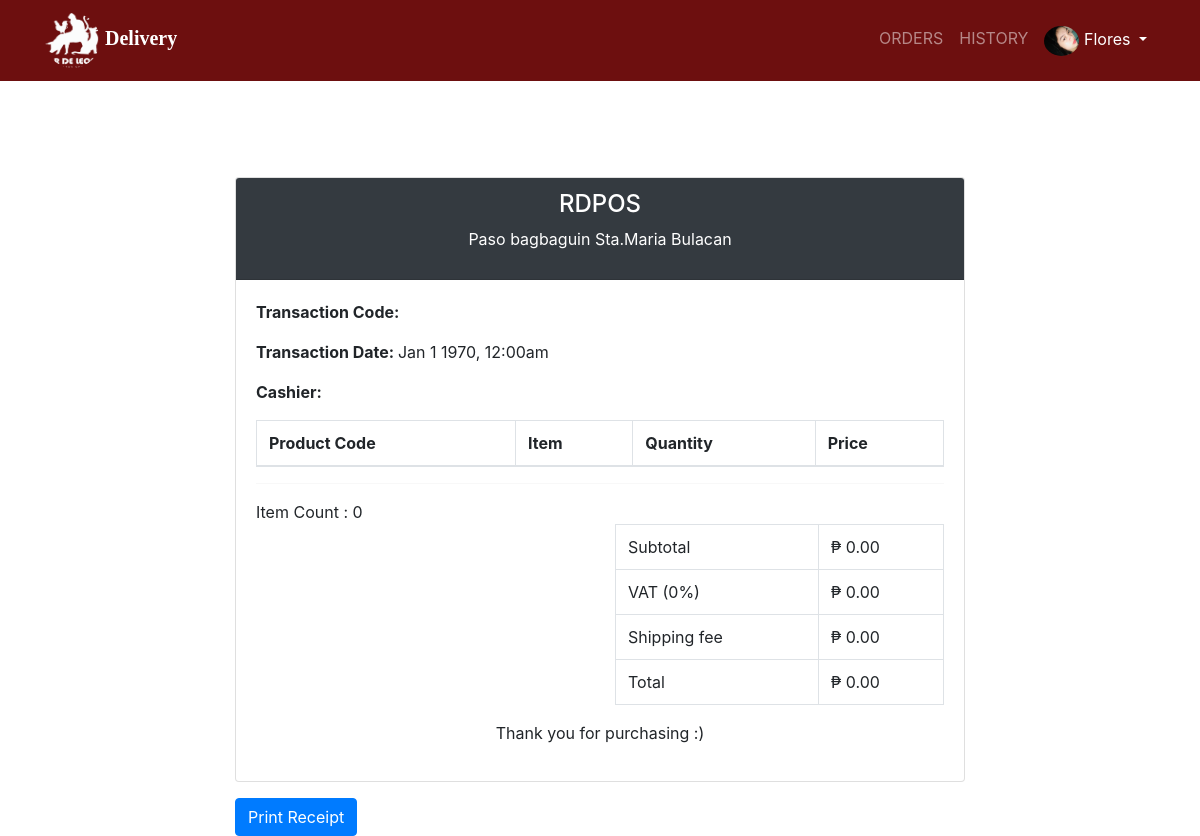
The page /delivery/delivery_receipt.php (signed in) on the database its author committed.
### tables this page shows
CREATE TABLE `maintinance` (
  `system_id` int(11) NOT NULL,
  `system_name` varchar(255) NOT NULL,
  `system_banner` varchar(255) NOT NULL,
  `system_logo` varchar(255) NOT NULL,
  `system_content` varchar(255) NOT NULL,
  `system_address` varchar(255) NOT NULL,
  `system_contact` varchar(255) NOT NULL,
  `system_tax` float NOT NULL,
  `system_shipfee` double NOT NULL
);

CREATE TABLE `account` (
  `acc_id` int(11) NOT NULL,
  `acc_created` date NOT NULL,
  `acc_username` varchar(255) NOT NULL,
  `acc_password` varchar(255) NOT NULL,
  `acc_fname` varchar(255) NOT NULL,
  `acc_lname` varchar(255) NOT NULL,
  `acc_type` varchar(255) NOT NULL,
  `acc_status` int(11) NOT NULL,
  `acc_email` varchar(255) NOT NULL,
  `acc_contact` varchar(255) NOT NULL,
  `emp_image` varchar(255) NOT NULL,
  `emp_address` varchar(255) NOT NULL,
  `acc_lastEdit` datetime DEFAULT NULL,
  `Otp` varchar(6) NOT NULL
);

### delivery/back_navbar.php (called while the page is built, shortened)
<?php
include ("../administrator/connection.php");
$get_record = mysqli_query ($connections,"SELECT * FROM maintinance");
$row = mysqli_fetch_assoc($get_record);
$db_system_name = $row ["system_name"];
$db_system_logo = $row ["system_logo"];
$db_system_address = $row ["system_address"];
?>

### delivery/delivery_receipt.php (the view, shortened to what this page needs)
<?php
include("navigation.php");
$total_subtotal = 0;
$RDcode = $_GET["RDcode"];
$view_category_query = mysqli_query($connections, "SELECT * FROM orders WHERE order_transaction_code = '$RDcode'");
$order = mysqli_fetch_assoc($view_category_query);
  $db_order_transaction_code  = $order["order_transaction_code"];
  $db_orders_date = $order["orders_date"];
  $db_orders_customer_id = $order["orders_customer_id"];
  $get_cashier = mysqli_query($connections, "SELECT * FROM account WHERE acc_id = '$db_orders_customer_id' ");
  $crow = mysqli_fetch_assoc($get_cashier);
  $db_acc_fname = $crow["acc_fname"];
  $db_acc_lname = $crow["acc_lname"];
 $fullname=$db_acc_fname." ".$db_acc_lname;
?>
<!DOCTYPE html>
<html lang="en">
<head>
  <link rel="stylesheet" href="https://maxcdn.bootstrapcdn.com/bootstrap/4.0.0/css/bootstrap.min.css">
  <link rel="stylesheet" href="https://cdn.datatables.net/1.13.4/css/jquery.dataTables.min.css">
</head>
<body>
  <div class="container">
    <div class="row justify-content-center">
      <div class="col-md-8">
        <div class="card mt-5">
          <div class="card-header bg-dark text-white">
            <h4 class="text-center"><?php echo $db_system_name?></h4>
            <p class="text-center"><?php echo $db_system_address?></p>
          </div>
          <div class="card-body">
            <div class="row">
            <div class="col-md-6">
              <p><b>Transaction Code: </b><?php echo $db_order_transaction_code?></p>
            </div>
            </div>
            <div class="row">
            <div class="col-md-6">
              <p><b>Transaction Date: </b><?php echo date("M j Y, g:ia", strtotime($db_orders_date))?></p>
            </div>
            </div>
            <div class="row">
            <div class="col-md-6">
                <p><b>Cashier: </b><?php echo $fullname;?></p>
              </div>
            </div>
            <table class="table table-bordered">
              <thead>
                <tr>
                  <th>Product Code</th>
                  <th>Item</th>
                  <th>Quantity</th>
                  <th>Price</th>
                </tr>
              </thead>
                <?php
                $count =0;
                  ?>
            </table>
            <hr>
            Item Count : <?php echo  $count ?>
            <div class="row">
              <div class="col-md-6 offset-md-6">
                <table class="table table-bordered">
                  <tbody>
                    <tr>
                      <td>Subtotal</td>
                      <td>&#8369; <?php echo number_format($total_subtotal, 2, '.', ',')?></td>
                    </tr>
                    <tr>
                      <td>VAT (<?php echo ($db_orders_tax*100)?>%)</td>
                      <td>&#8369; <?php echo number_format($gettax, 2, '.', ',')?></td>
                    </tr>
                    <tr>
                      <td>Shipping fee</td>
                      <td>&#8369; <?php echo number_format($orders_ship_fee,2)?></td>
                    </tr>
                    <?php
                    $total_subtotal=$total_subtotal+$gettax+$orders_ship_fee;
                    if($voucher_percent){ ?>
                    <tr>
                    <td colspan="2"><?php echo $orders_voucher_name?></td>
                    </tr>
                    <tr>
                      <td><?php echo $orders_voucher_rate?></td>
                      <td>&#8369; <?php echo number_format($voucher_value=$getdiscount*$total_subtotal,2)?></td>
                    </tr>
                    <tr>
                      <td>Total </td>
                      <td>&#8369; <?php echo number_format($total_subtotal-$voucher_value,2) ?></td>
                    </tr>
                    <?php }else{?>
                      <tr>
                      <td>Total </td>
                      <td>&#8369; <?php echo number_format($total_subtotal,2) ?></td>
                    </tr>
                      <?php }?>
                  </tbody>
                </table>
              </div>
            </div>
            <p class="text-center">Thank you for purchasing :) </p>
          </div>
        </div>
        <button class="btn btn-primary mt-3 print-button" onclick="printReceipt()">Print Receipt</button>
          </div>
        </div>
      </div>
</body>
</html>

### delivery/navigation.php (shortened to what this page needs)
<?php
include "session.php";
include("back_navbar.php");
$currentURL = $_SERVER['REQUEST_URI'];
?>
    <link rel="stylesheet" href="https://cdn.datatables.net/1.13.4/css/jquery.dataTables.min.css">
<link rel="stylesheet" href="https://cdnjs.cloudflare.com/ajax/libs/sweetalert/1.1.3/sweetalert.min.css" />
<link rel="stylesheet" href="https://cdnjs.cloudflare.com/ajax/libs/font-awesome/4.7.0/css/font-awesome.min.css">
<link href="https://cdn.jsdelivr.net/npm/bootstrap@5.3.0-alpha3/dist/css/bootstrap.min.css" rel="stylesheet">
<link rel="stylesheet" href="../css/uploadfile.css">
<nav class="navbar navbar-expand-lg navbar-dark mb-5" style="background-color: #6D0F0F;">
  <div class="container">
  <a class="navbar-brand" href="deliver.php" style="font-family: 'Cooper Black', serif;">
  <img src="../upload_system/<?php echo $db_system_logo?>" class="img-fluid" alt="nothing" style="height: 55px; width: 55px; border-radius: 50%;">
  <b>Delivery</b>
</a>
    <div class="collapse navbar-collapse" id="navbarNav">
      <ul class="navbar-nav ms-auto">
        <li class="nav-item">
          <a class="nav-link <?php if (strpos($currentURL, 'deliver.php') !== false) echo 'active'; ?>" href="deliver.php">ORDERS</a>
        </li>
        <li class="nav-item">
          <a class="nav-link <?php if (strpos($currentURL, 'history.php') !== false) echo 'active'; ?>" href="history.php">HISTORY</a>
        </li>
        <li class="nav-item dropdown">
          <a class="nav-link active dropdown-toggle" href="#" id="navbarDropdown" role="button" data-bs-toggle="dropdown" aria-haspopup="true" aria-expanded="false">
          <?php if($db_emp_image){ ?>
            <img src="../upload_img/<?php echo $db_emp_image ?>" alt="" width="35" height="30" style='border-radius:50%;'> <?php echo ucfirst($db_acc_lname) ?>
          <?php }else{?>
            <img src="../upload_system/empty.png" alt="" width="30" height="30"> <?php echo ucfirst($db_acc_lname) ?>
          <?php } ?>
          </a>
        </li>
      </ul>
    </div>
  </div>
</nav>

### rows shown on the page
maintinance: system_logo (picture), system_name "RDPOS", system_address "Paso bagbaguin Sta.Maria Bulacan"
account: emp_image (picture), acc_lname "Flores"

### other values the page prints
date("M j Y, g:ia", strtotime($db_orders_date)) "Jan 1 1970, 12:00am"
$count "0"
$total_subtotal "0.00"
$db_orders_tax*100 "0"
$gettax "0.00"
$orders_ship_fee "0.00"
